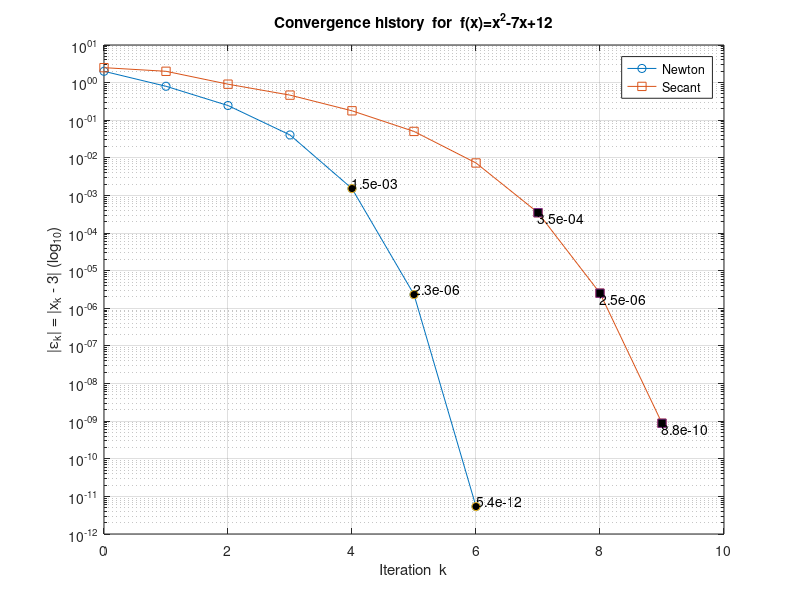

The MATLAB script that drew this image:
function newton_secant_demo
  %  f(x)  と  f'(x)
  f  = @(x) x^2 - 7*x + 12;  % f(x) = x^2 - 7x + 12
  df = @(x) 2*x - 7;          % f'(x) = 2x - 7

  alpha   = 3;          % true root
  eps_res = 1e-9;       % residual threshold for convergence
  maxIter = 100;        % maximum number of iterations

  % ---------- Newton method ----------
  xn  = 1;                  % x_0
  errN(1) = abs(xn - alpha);
  for k = 1:maxIter
    if abs(f(xn)) < eps_res, break; end
    xn = xn - f(xn)/df(xn);
    errN(k+1) = abs(xn - alpha);
  end

  % ---------- Secant method ----------
  x0 = 0.5;  x1 = 1;        % x_0, x_1
  errS = [abs(x0 - alpha)  abs(x1 - alpha)];
  for k = 2:maxIter
    if abs(f(x1)) < eps_res, break; end
    x2 = x1 - f(x1)*(x1 - x0)/(f(x1) - f(x0));
    x0 = x1;  x1 = x2;
    errS(k+1) = abs(x1 - alpha);
  end

  % ---------- plot error history ----------
  figure
  semilogy(0:numel(errN)-1, errN,  'o-', 'DisplayName','Newton'); hold on
  semilogy(0:numel(errS)-1, errS,  's-', 'DisplayName','Secant');

  % ---- highlight the last three iterations for each method ----
  idxN = max(1, numel(errN)-2):numel(errN);   % indices of final 3 Newton points
  idxS = max(1, numel(errS)-2):numel(errS);   % indices of final 3 Secant points

  % Plot larger filled markers on those points
  semilogy(idxN-1, errN(idxN), 'o','MarkerFaceColor', 'k', 'HandleVisibility', 'off');
  semilogy(idxS-1, errS(idxS), 's','MarkerFaceColor', 'k', 'HandleVisibility', 'off');

  % Annotate each highlighted point with its error value
  for i = idxN
    text(i-1, errN(i), sprintf('%.1e', errN(i)), 'VerticalAlignment', 'bottom', 'HorizontalAlignment', 'left');
  end
  for i = idxS
    text(i-1, errS(i), sprintf('%.1e', errS(i)), 'VerticalAlignment', 'top', 'HorizontalAlignment', 'left');
  end

  xlabel('Iteration  k'), ylabel('|\epsilon_k| = |x_k - 3| (log_{10})');
  title('Convergence history  for  f(x)=x^2-7x+12');
  legend show, grid on

  saveas(gcf, 'newton_secant_demo.svg'); % save figure
end
